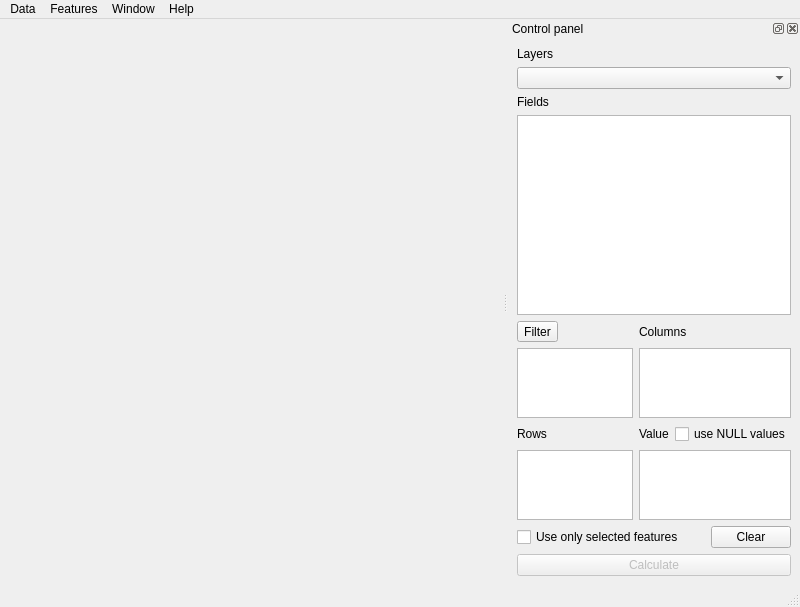
<?xml version="1.0" encoding="UTF-8"?>
<ui version="4.0">
 <class>GroupStatsDialog</class>
 <widget class="QMainWindow" name="GroupStatsDialog">
  <property name="geometry">
   <rect>
    <x>0</x>
    <y>0</y>
    <width>800</width>
    <height>600</height>
   </rect>
  </property>
  <property name="windowTitle">
   <string>Group Stats</string>
  </property>
  <widget class="QWidget" name="centralwidget">
   <layout class="QHBoxLayout" name="horizontalLayout"/>
  </widget>
  <widget class="QMenuBar" name="menubar">
   <property name="geometry">
    <rect>
     <x>0</x>
     <y>0</y>
     <width>800</width>
     <height>20</height>
    </rect>
   </property>
   <widget class="QMenu" name="menuData">
    <property name="title">
     <string>Data</string>
    </property>
    <addaction name="actionKopiuj"/>
    <addaction name="actionKopiujZaznaczone"/>
    <addaction name="actionZapiszCSV"/>
    <addaction name="actionZapiszCSVZaznaczone"/>
   </widget>
   <widget class="QMenu" name="menuView">
    <property name="title">
     <string>Window</string>
    </property>
    <addaction name="actionPokazPanel"/>
   </widget>
   <widget class="QMenu" name="menuHelp">
    <property name="title">
     <string>Help</string>
    </property>
    <addaction name="actionTutorial"/>
   </widget>
   <widget class="QMenu" name="menuFeatures">
    <property name="title">
     <string>Features</string>
    </property>
    <addaction name="actionPokazNaMapie"/>
    <addaction name="actionPolaczZaznaczoneObiekty"/>
   </widget>
   <addaction name="menuData"/>
   <addaction name="menuFeatures"/>
   <addaction name="menuView"/>
   <addaction name="menuHelp"/>
  </widget>
  <widget class="QStatusBar" name="statusbar"/>
  <widget class="QDockWidget" name="panelSterowania">
   <property name="enabled">
    <bool>true</bool>
   </property>
   <property name="sizePolicy">
    <sizepolicy hsizetype="Preferred" vsizetype="Preferred">
     <horstretch>0</horstretch>
     <verstretch>0</verstretch>
    </sizepolicy>
   </property>
   <property name="minimumSize">
    <size>
     <width>292</width>
     <height>566</height>
    </size>
   </property>
   <property name="accessibleName">
    <string/>
   </property>
   <property name="windowTitle">
    <string>Control panel</string>
   </property>
   <attribute name="dockWidgetArea">
    <number>2</number>
   </attribute>
   <widget class="QWidget" name="dockWidgetContents">
    <layout class="QVBoxLayout" name="verticalLayout_2">
     <item>
      <layout class="QVBoxLayout" name="verticalLayout" stretch="0,0,0,2,1">
       <item>
        <widget class="QLabel" name="label_6">
         <property name="sizePolicy">
          <sizepolicy hsizetype="Minimum" vsizetype="Preferred">
           <horstretch>0</horstretch>
           <verstretch>0</verstretch>
          </sizepolicy>
         </property>
         <property name="text">
          <string>Layers</string>
         </property>
        </widget>
       </item>
       <item>
        <widget class="QComboBox" name="warstwa">
         <property name="sizePolicy">
          <sizepolicy hsizetype="Minimum" vsizetype="Fixed">
           <horstretch>0</horstretch>
           <verstretch>0</verstretch>
          </sizepolicy>
         </property>
        </widget>
       </item>
       <item>
        <widget class="QLabel" name="label">
         <property name="sizePolicy">
          <sizepolicy hsizetype="Minimum" vsizetype="Preferred">
           <horstretch>0</horstretch>
           <verstretch>0</verstretch>
          </sizepolicy>
         </property>
         <property name="text">
          <string>Fields</string>
         </property>
        </widget>
       </item>
       <item>
        <widget class="QListView" name="listaPol">
         <property name="sizePolicy">
          <sizepolicy hsizetype="Minimum" vsizetype="Minimum">
           <horstretch>0</horstretch>
           <verstretch>0</verstretch>
          </sizepolicy>
         </property>
         <property name="minimumSize">
          <size>
           <width>0</width>
           <height>0</height>
          </size>
         </property>
         <property name="toolTip">
          <string>&lt;!DOCTYPE HTML PUBLIC &quot;-//W3C//DTD HTML 4.0//EN&quot; &quot;http://www.w3.org/TR/REC-html40/strict.dtd&quot;&gt;
&lt;html&gt;&lt;head&gt;&lt;meta name=&quot;qrichtext&quot; content=&quot;1&quot; /&gt;&lt;style type=&quot;text/css&quot;&gt;
p, li { white-space: pre-wrap; }
&lt;/style&gt;&lt;/head&gt;&lt;body style=&quot; font-family:'Tahoma'; font-size:8.25pt; font-weight:400; font-style:normal;&quot;&gt;
&lt;p style=&quot; margin-top:0px; margin-bottom:0px; margin-left:0px; margin-right:0px; -qt-block-indent:0; text-indent:0px;&quot;&gt;Drag field and drop it into 'Columns', 'Rows' or 'Value' area.&lt;/p&gt;&lt;/body&gt;&lt;/html&gt;</string>
         </property>
         <property name="dragEnabled">
          <bool>true</bool>
         </property>
         <property name="selectionMode">
          <enum>QAbstractItemView::ExtendedSelection</enum>
         </property>
        </widget>
       </item>
       <item>
        <layout class="QGridLayout" name="gridLayout_2">
         <item row="3" column="1">
          <widget class="QListView" name="wartosci">
           <property name="sizePolicy">
            <sizepolicy hsizetype="Maximum" vsizetype="Maximum">
             <horstretch>0</horstretch>
             <verstretch>0</verstretch>
            </sizepolicy>
           </property>
           <property name="minimumSize">
            <size>
             <width>0</width>
             <height>0</height>
            </size>
           </property>
           <property name="toolTip">
            <string>&lt;!DOCTYPE HTML PUBLIC &quot;-//W3C//DTD HTML 4.0//EN&quot; &quot;http://www.w3.org/TR/REC-html40/strict.dtd&quot;&gt;
&lt;html&gt;&lt;head&gt;&lt;meta name=&quot;qrichtext&quot; content=&quot;1&quot; /&gt;&lt;style type=&quot;text/css&quot;&gt;
p, li { white-space: pre-wrap; }
&lt;/style&gt;&lt;/head&gt;&lt;body style=&quot; font-family:'Tahoma'; font-size:8.25pt; font-weight:400; font-style:normal;&quot;&gt;
&lt;p style=&quot; margin-top:0px; margin-bottom:0px; margin-left:0px; margin-right:0px; -qt-block-indent:0; text-indent:0px;&quot;&gt;&lt;span style=&quot; font-size:8pt;&quot;&gt;Drop numerical attribute or geometry for calculations.&lt;/span&gt;&lt;/p&gt;
&lt;p style=&quot; margin-top:0px; margin-bottom:0px; margin-left:0px; margin-right:0px; -qt-block-indent:0; text-indent:0px;&quot;&gt;&lt;span style=&quot; font-size:8pt;&quot;&gt;Drop function &lt;/span&gt;&lt;a name=&quot;result_box&quot;&gt;&lt;/a&gt;if it is not in the rows/columns area.&lt;/p&gt;&lt;/body&gt;&lt;/html&gt;</string>
           </property>
           <property name="dragEnabled">
            <bool>true</bool>
           </property>
           <property name="selectionMode">
            <enum>QAbstractItemView::ExtendedSelection</enum>
           </property>
          </widget>
         </item>
         <item row="1" column="1">
          <widget class="QListView" name="kolumny">
           <property name="sizePolicy">
            <sizepolicy hsizetype="Maximum" vsizetype="Maximum">
             <horstretch>0</horstretch>
             <verstretch>0</verstretch>
            </sizepolicy>
           </property>
           <property name="minimumSize">
            <size>
             <width>0</width>
             <height>0</height>
            </size>
           </property>
           <property name="toolTip">
            <string>&lt;!DOCTYPE HTML PUBLIC &quot;-//W3C//DTD HTML 4.0//EN&quot; &quot;http://www.w3.org/TR/REC-html40/strict.dtd&quot;&gt;
&lt;html&gt;&lt;head&gt;&lt;meta name=&quot;qrichtext&quot; content=&quot;1&quot; /&gt;&lt;style type=&quot;text/css&quot;&gt;
p, li { white-space: pre-wrap; }
&lt;/style&gt;&lt;/head&gt;&lt;body style=&quot; font-family:'Tahoma'; font-size:8.25pt; font-weight:400; font-style:normal;&quot;&gt;
&lt;p style=&quot; margin-top:0px; margin-bottom:0px; margin-left:0px; margin-right:0px; -qt-block-indent:0; text-indent:0px;&quot;&gt;&lt;span style=&quot; font-size:8pt;&quot;&gt;Drop atrributes or/and functions for columns.&lt;/span&gt;&lt;/p&gt;&lt;/body&gt;&lt;/html&gt;</string>
           </property>
           <property name="dragEnabled">
            <bool>true</bool>
           </property>
           <property name="selectionMode">
            <enum>QAbstractItemView::ExtendedSelection</enum>
           </property>
          </widget>
         </item>
         <item row="3" column="0">
          <widget class="QListView" name="wiersze">
           <property name="sizePolicy">
            <sizepolicy hsizetype="Maximum" vsizetype="Maximum">
             <horstretch>0</horstretch>
             <verstretch>0</verstretch>
            </sizepolicy>
           </property>
           <property name="minimumSize">
            <size>
             <width>0</width>
             <height>0</height>
            </size>
           </property>
           <property name="toolTip">
            <string>&lt;!DOCTYPE HTML PUBLIC &quot;-//W3C//DTD HTML 4.0//EN&quot; &quot;http://www.w3.org/TR/REC-html40/strict.dtd&quot;&gt;
&lt;html&gt;&lt;head&gt;&lt;meta name=&quot;qrichtext&quot; content=&quot;1&quot; /&gt;&lt;style type=&quot;text/css&quot;&gt;
p, li { white-space: pre-wrap; }
&lt;/style&gt;&lt;/head&gt;&lt;body style=&quot; font-family:'Tahoma'; font-size:8.25pt; font-weight:400; font-style:normal;&quot;&gt;
&lt;p style=&quot; margin-top:0px; margin-bottom:0px; margin-left:0px; margin-right:0px; -qt-block-indent:0; text-indent:0px;&quot;&gt;&lt;span style=&quot; font-size:8pt;&quot;&gt;Drop atrributes or/and functions for rows.&lt;/span&gt;&lt;/p&gt;&lt;/body&gt;&lt;/html&gt;</string>
           </property>
           <property name="dragEnabled">
            <bool>true</bool>
           </property>
           <property name="selectionMode">
            <enum>QAbstractItemView::ExtendedSelection</enum>
           </property>
          </widget>
         </item>
         <item row="0" column="1">
          <widget class="QLabel" name="label_3">
           <property name="sizePolicy">
            <sizepolicy hsizetype="Maximum" vsizetype="Preferred">
             <horstretch>0</horstretch>
             <verstretch>0</verstretch>
            </sizepolicy>
           </property>
           <property name="text">
            <string>Columns</string>
           </property>
          </widget>
         </item>
         <item row="2" column="0">
          <widget class="QLabel" name="label_4">
           <property name="sizePolicy">
            <sizepolicy hsizetype="Maximum" vsizetype="Preferred">
             <horstretch>0</horstretch>
             <verstretch>0</verstretch>
            </sizepolicy>
           </property>
           <property name="text">
            <string>Rows</string>
           </property>
          </widget>
         </item>
         <item row="1" column="0">
          <widget class="QPlainTextEdit" name="filtr">
           <property name="sizePolicy">
            <sizepolicy hsizetype="Maximum" vsizetype="Maximum">
             <horstretch>0</horstretch>
             <verstretch>0</verstretch>
            </sizepolicy>
           </property>
           <property name="minimumSize">
            <size>
             <width>0</width>
             <height>0</height>
            </size>
           </property>
           <property name="documentTitle">
            <string notr="true"/>
           </property>
           <property name="readOnly">
            <bool>false</bool>
           </property>
           <property name="plainText">
            <string notr="true"/>
           </property>
           <property name="textInteractionFlags">
            <set>Qt::TextEditorInteraction</set>
           </property>
          </widget>
         </item>
         <item row="0" column="0">
          <widget class="QToolButton" name="filtrButton">
           <property name="sizePolicy">
            <sizepolicy hsizetype="Maximum" vsizetype="Fixed">
             <horstretch>0</horstretch>
             <verstretch>0</verstretch>
            </sizepolicy>
           </property>
           <property name="text">
            <string>Filter</string>
           </property>
          </widget>
         </item>
         <item row="2" column="1">
          <layout class="QHBoxLayout" name="horizontalLayout_4">
           <item>
            <widget class="QLabel" name="label_5">
             <property name="sizePolicy">
              <sizepolicy hsizetype="Minimum" vsizetype="Preferred">
               <horstretch>0</horstretch>
               <verstretch>0</verstretch>
              </sizepolicy>
             </property>
             <property name="text">
              <string>Value</string>
             </property>
            </widget>
           </item>
           <item>
            <widget class="QCheckBox" name="useNULL">
             <property name="sizePolicy">
              <sizepolicy hsizetype="Maximum" vsizetype="Preferred">
               <horstretch>0</horstretch>
               <verstretch>0</verstretch>
              </sizepolicy>
             </property>
             <property name="toolTip">
              <string>&lt;!DOCTYPE HTML PUBLIC &quot;-//W3C//DTD HTML 4.0//EN&quot; &quot;http://www.w3.org/TR/REC-html40/strict.dtd&quot;&gt;
&lt;html&gt;&lt;head&gt;&lt;meta name=&quot;qrichtext&quot; content=&quot;1&quot; /&gt;&lt;style type=&quot;text/css&quot;&gt;
p, li { white-space: pre-wrap; }
&lt;/style&gt;&lt;/head&gt;&lt;body style=&quot; font-family:'MS Shell Dlg 2'; font-size:8.25pt; font-weight:400; font-style:normal;&quot;&gt;
&lt;p style=&quot; margin-top:0px; margin-bottom:0px; margin-left:0px; margin-right:0px; -qt-block-indent:0; text-indent:0px;&quot;&gt;&lt;span style=&quot; font-size:8pt;&quot;&gt;If checked, records with NULL values are used to calculate (regard them as 0).&lt;/span&gt;&lt;/p&gt;
&lt;p style=&quot;-qt-paragraph-type:empty; margin-top:0px; margin-bottom:0px; margin-left:0px; margin-right:0px; -qt-block-indent:0; text-indent:0px; font-size:8pt;&quot;&gt;&lt;/p&gt;&lt;/body&gt;&lt;/html&gt;</string>
             </property>
             <property name="text">
              <string>use NULL values</string>
             </property>
             <property name="checked">
              <bool>false</bool>
             </property>
            </widget>
           </item>
          </layout>
         </item>
        </layout>
       </item>
      </layout>
     </item>
     <item>
      <layout class="QHBoxLayout" name="horizontalLayout_2">
       <item>
        <widget class="QCheckBox" name="tylkoZaznaczone">
         <property name="enabled">
          <bool>true</bool>
         </property>
         <property name="sizePolicy">
          <sizepolicy hsizetype="Maximum" vsizetype="Fixed">
           <horstretch>0</horstretch>
           <verstretch>0</verstretch>
          </sizepolicy>
         </property>
         <property name="text">
          <string>Use only selected features</string>
         </property>
        </widget>
       </item>
       <item>
        <spacer name="horizontalSpacer">
         <property name="orientation">
          <enum>Qt::Horizontal</enum>
         </property>
         <property name="sizeType">
          <enum>QSizePolicy::Expanding</enum>
         </property>
         <property name="sizeHint" stdset="0">
          <size>
           <width>0</width>
           <height>20</height>
          </size>
         </property>
        </spacer>
       </item>
       <item>
        <widget class="QPushButton" name="wyczysc">
         <property name="sizePolicy">
          <sizepolicy hsizetype="Maximum" vsizetype="Fixed">
           <horstretch>0</horstretch>
           <verstretch>0</verstretch>
          </sizepolicy>
         </property>
         <property name="text">
          <string>Clear</string>
         </property>
        </widget>
       </item>
      </layout>
     </item>
     <item>
      <widget class="QPushButton" name="oblicz">
       <property name="enabled">
        <bool>false</bool>
       </property>
       <property name="sizePolicy">
        <sizepolicy hsizetype="Minimum" vsizetype="Fixed">
         <horstretch>0</horstretch>
         <verstretch>0</verstretch>
        </sizepolicy>
       </property>
       <property name="text">
        <string>Calculate</string>
       </property>
      </widget>
     </item>
    </layout>
   </widget>
  </widget>
  <action name="actionKopiuj">
   <property name="text">
    <string>Copy all to clipboard</string>
   </property>
  </action>
  <action name="actionZapiszCSV">
   <property name="enabled">
    <bool>true</bool>
   </property>
   <property name="text">
    <string>Save all to CSV file</string>
   </property>
  </action>
  <action name="actionPokazPanel">
   <property name="text">
    <string>Show Control panel</string>
   </property>
  </action>
  <action name="actionKopiujZaznaczone">
   <property name="enabled">
    <bool>true</bool>
   </property>
   <property name="text">
    <string>Copy selected to clipboard</string>
   </property>
  </action>
  <action name="actionZapiszCSVZaznaczone">
   <property name="enabled">
    <bool>true</bool>
   </property>
   <property name="text">
    <string>Save selected to CSV file</string>
   </property>
  </action>
  <action name="actionPokazNaMapie">
   <property name="enabled">
    <bool>true</bool>
   </property>
   <property name="text">
    <string>Show selected on map</string>
   </property>
  </action>
  <action name="actionTutorial">
   <property name="text">
    <string>Tutorial</string>
   </property>
  </action>
  <action name="actionPolaczZaznaczoneObiekty">
   <property name="enabled">
    <bool>false</bool>
   </property>
   <property name="text">
    <string>Join selected features</string>
   </property>
  </action>
 </widget>
 <resources>
  <include location="resources.qrc"/>
 </resources>
 <connections/>
</ui>
